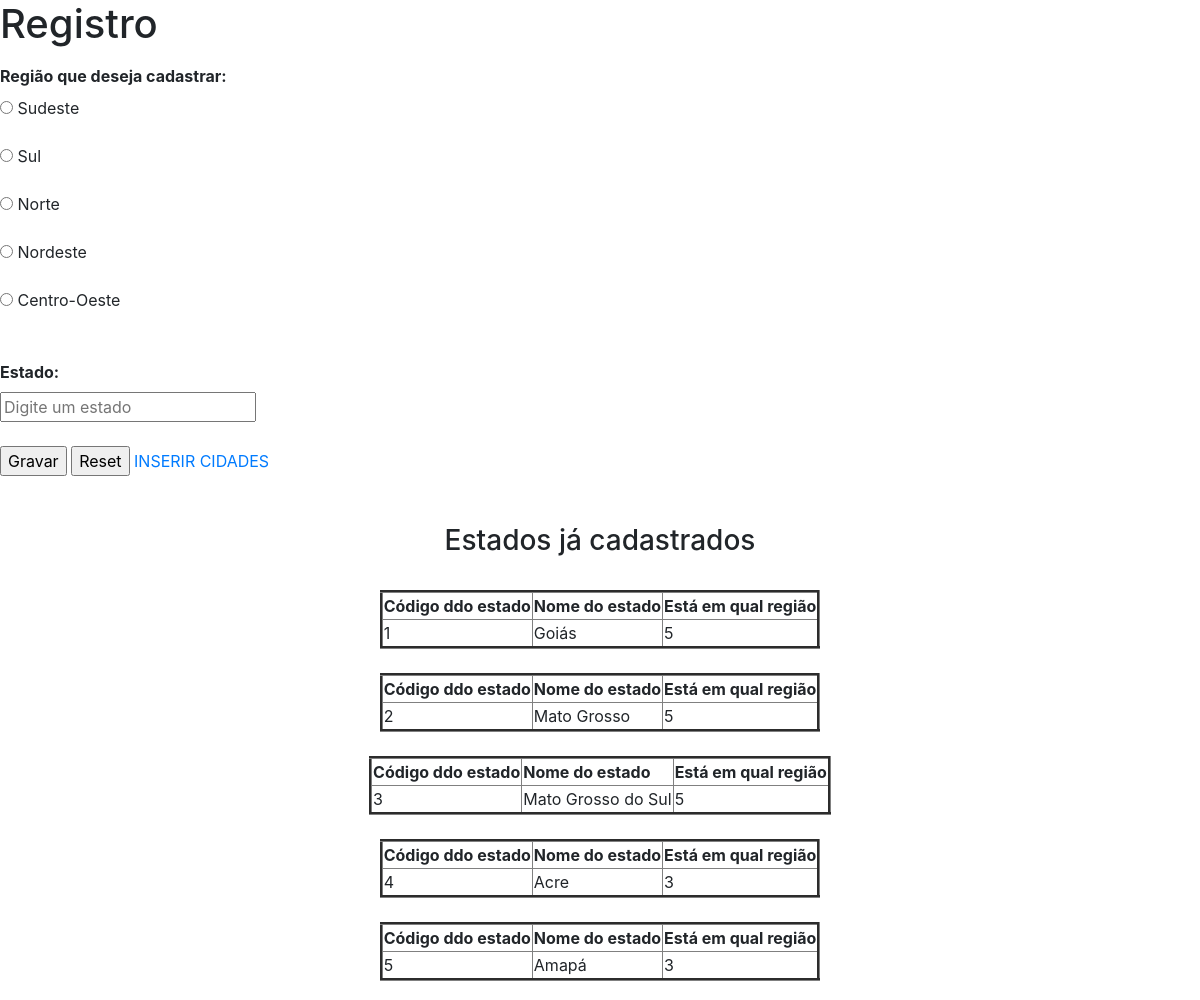
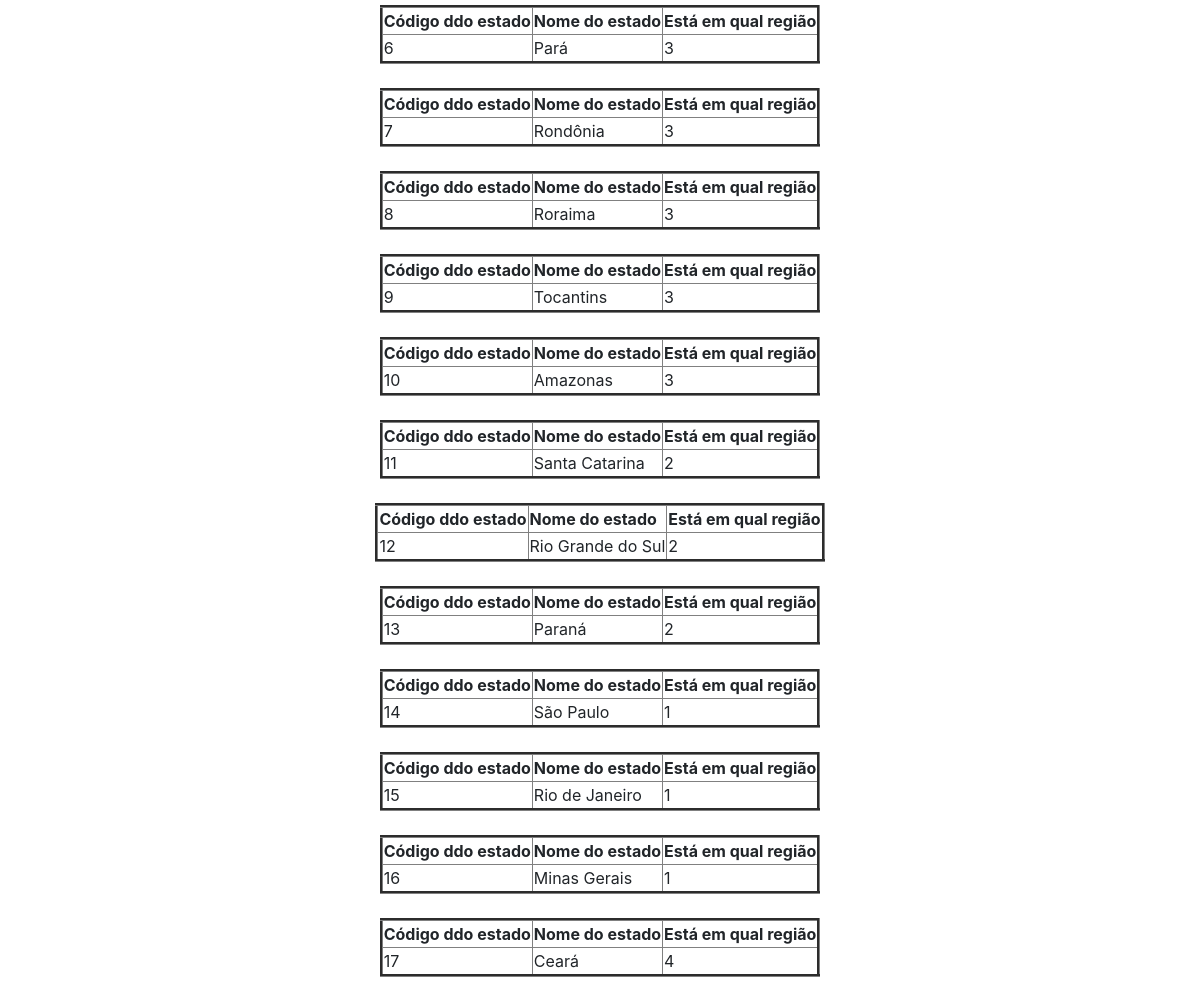
Screenshot of /inserir.php (signed in) with the database file from the repository (2 pictures, top to bottom).
### tables this page shows
CREATE TABLE `regiao` (
  `cd_regiao` int(100) UNSIGNED NOT NULL,
  `nm_regiao` varchar(200) NOT NULL
);

CREATE TABLE `estado` (
  `cd_estado` int(3) UNSIGNED NOT NULL,
  `id_regiao` int(20) UNSIGNED NOT NULL,
  `nm_estado` varchar(200) NOT NULL
);

### inserir.php (the view, shortened to what this page needs)
<?php
include 'conexao.php';
include 'header.php';
      $sql = "select * from regiao";
      if ($result = $mysqli->query($sql)) {
          echo "<form method='post'>
              <fieldset>
              <legend><h1>Registro</h1></legend>
              <label><b>Região que deseja cadastrar: </b></label><br>";
             while($obj = $result->fetch_object()){
              echo "<input type='radio' name='regiao' value='$obj->cd_regiao'> $obj->nm_regiao <br><br>";
          }
      }
  ?>
  <body>
    <container>
      <br><label><b>Estado: </b></label><br>
      <input type="text" name="estado" placeholder="Digite um estado"><br>
      </fieldset>
      <br>
      <input type="submit" value="Gravar">
      <input type="reset" name="Limpar">
      <a href="inserir2.php" name="next">INSERIR CIDADES</a>
      </form>
      <br><br>
      <?php
          $show = "select * from estado";
          echo "<center><h3>Estados já cadastrados</h3></center><br>";
          if ($query = $mysqli->query($show)) {
              while ($dados = $query->fetch_object()) {
                  echo "<center><table border='3'><tr><th>Código ddo estado</th> <th>Nome do estado</th> <th>Está em qual região</th></tr> <tr><td>" . $dados->cd_estado . "</td>" . "<td>" . $dados->nm_estado . "<td>" . $dados->id_regiao . "</td></tr></table></center><br>";
              }
          }
      ?>
  </body>
  </html>

### header.php (shortened to what this page needs)
<!DOCTYPE html>
<html>
<head>
<link rel="stylesheet" href="https://maxcdn.bootstrapcdn.com/bootstrap/4.5.2/css/bootstrap.min.css">
<link rel="stylesheet" href="https://stackpath.bootstrapcdn.com/bootstrap/4.3.1/css/bootstrap.min.css">
</head>

### rows the page displays
regiao: nm_regiao "Sudeste"
regiao: nm_regiao "Sul"
regiao: nm_regiao "Norte"
regiao: nm_regiao "Nordeste"
regiao: nm_regiao "Centro-Oeste"
estado: cd_estado "1", nm_estado "Goiás", id_regiao "5"
estado: cd_estado "2", nm_estado "Mato Grosso", id_regiao "5"
estado: cd_estado "3", nm_estado "Mato Grosso do Sul", id_regiao "5"
estado: cd_estado "4", nm_estado "Acre", id_regiao "3"
estado: cd_estado "5", nm_estado "Amapá", id_regiao "3"
estado: cd_estado "6", nm_estado "Pará", id_regiao "3"
estado: cd_estado "7", nm_estado "Rondônia", id_regiao "3"
estado: cd_estado "8", nm_estado "Roraima", id_regiao "3"
estado: cd_estado "9", nm_estado "Tocantins", id_regiao "3"
estado: cd_estado "10", nm_estado "Amazonas", id_regiao "3"
estado: cd_estado "11", nm_estado "Santa Catarina", id_regiao "2"
estado: cd_estado "12", nm_estado "Rio Grande do Sul", id_regiao "2"
estado: cd_estado "13", nm_estado "Paraná", id_regiao "2"
estado: cd_estado "14", nm_estado "São Paulo", id_regiao "1"
estado: cd_estado "15", nm_estado "Rio de Janeiro", id_regiao "1"
estado: cd_estado "16", nm_estado "Minas Gerais", id_regiao "1"
estado: cd_estado "17", nm_estado "Ceará", id_regiao "4"
